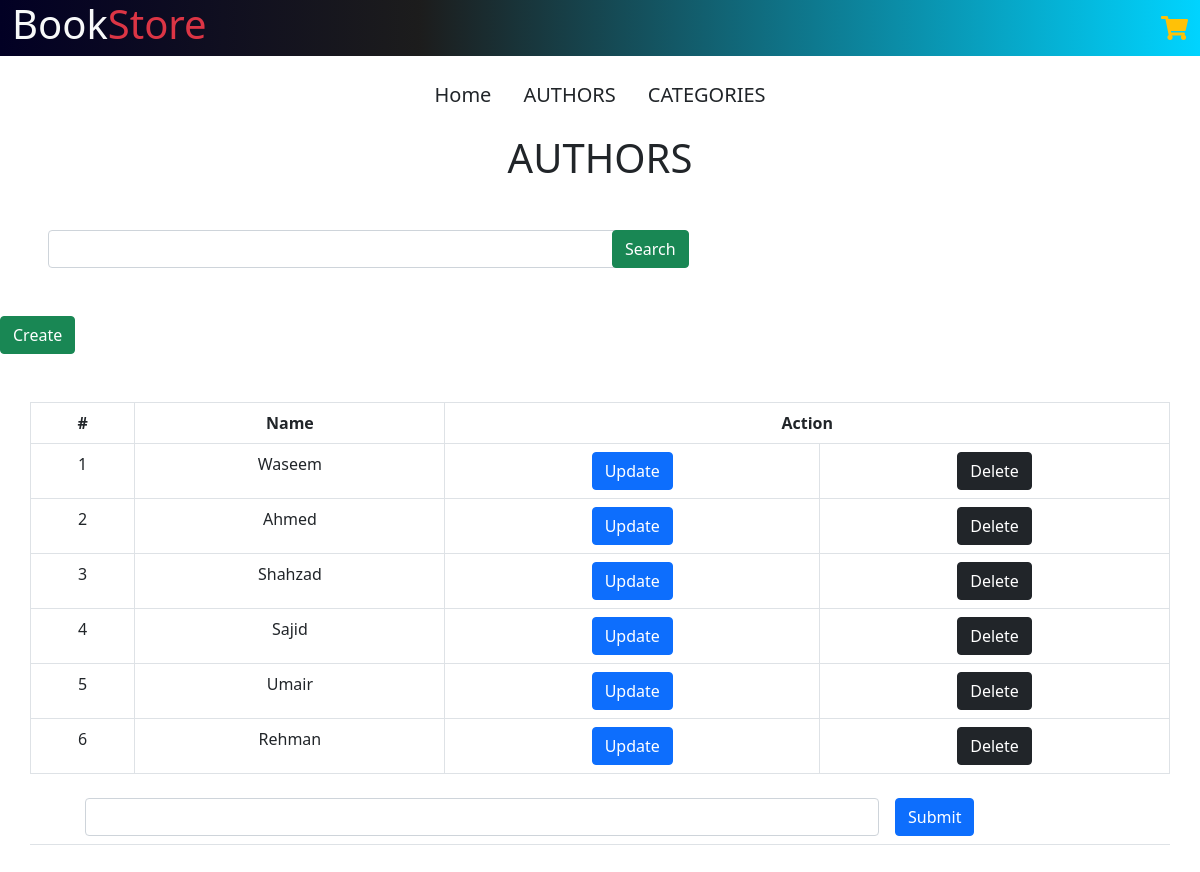
The app's page /admin/author.php with its own data.
### tables this page shows
CREATE TABLE IF NOT EXISTS `author` (
  `id` int NOT NULL AUTO_INCREMENT,
  `name` varchar(50) NOT NULL,
  PRIMARY KEY (`id`)
);

### assets/data/connection.php (called while the page is built, shortened)
<?php
class Database
{
    private $conn = null;
    function __construct()
    {
        $servername = "localhost";
        $username = "root";
        $password = "";
        $db = 'book_store';
        $this->conn = new mysqli($servername, $username, $password, $db);
    }
    public function query($sql)
    {
        $result = $this->conn->query($sql);
        $rows = [];
        if(isset($result->num_rows) && $result->num_rows > 0) {
            while ($row = $result->fetch_assoc()) {
                $rows[] = $row;
            }
        }
        return $rows;
    }
}

### admin/author.php (the view, shortened to what this page needs)
<!DOCTYPE html>
<html lang="en">
<head>
    <link rel="stylesheet" href="../../assets/css/header&footer.css">
    <link href="https://unpkg.com/tailwindcss@^2/dist/tailwind.min.css" rel="stylesheet">
    <link rel="stylesheet" href="https://pro.fontawesome.com/releases/v5.10.0/css/all.css" />
    <link href="https://cdn.jsdelivr.net/npm/bootstrap@5.0.2/dist/css/bootstrap.min.css" rel="stylesheet">
</head>
<body>
    <?php include "../assets/data/connection.php";
    $database  = new Database();
    $query = "SELECT * FROM author";
    $authors = $database->query($query);
    ?>
    <header>
        <div class="container-fluid cont">
            <div class="row">
                <div class="col-lg-8 col-8">
                    <h1 class="text-light">Book<span class="fw-light text-danger">Store</span></h1>
                </div>
                <div class="col-lg-4 col-4">
                    <a href="../../cart.php"><i class="fas fa-shopping-cart float-end mt-3 fs-4 text-warning"> </i></a>
                </div>
            </div>
        </div>
    </header>
      <div class="container my-3">
    <ul class="nav justify-content-center">
  <li class="nav-item">
    <a class="nav-link active text-dark fs-5" aria-current="page" href="index.php">Home</a>
  </li>
  <li class="nav-item">
    <a class="nav-link text-dark fs-5" href="author.php">AUTHORS</a>
  </li>
  <li class="nav-item">
    <a class="nav-link text-dark fs-5" href="category.php">CATEGORIES</a>
  </li>
</ul>
</div>
<h1 class="text-center">AUTHORS</h1>
<form action="" method="GET">
    <div class="row mt-5">
        <div class="col-6">
            <input type="text" name="search" class="form-control ms-5" value="<?php echo !empty($_GET['search']) ? $_GET['search'] : '' ?>">
        </div>
        <div class="col-4">
            <button class="btn btn-success">Search</button>
        </div>
    </div>
</form>
<a href="" class="btn btn-success mt-5" onclick="create()">Create</a>
    <div class="container my-5">
        <div class="row">
            <table class="table table-bordered text-center table-hover">
                <tr>
                    <th>#</th>
                    <th>Name</th>
                    <th colspan="2">Action</th>
                </tr>
                    <?php foreach($authors as $aut){
                        ?>
                <tr>
                    <td><?php echo $aut['id']?></td>
                    <td><?php echo $aut['name']?></td>
                    <td><form action="" method="GET">
                    <button class="btn btn-primary">Update</button>
                    </form>
                    </td>
                    <form action="del-aut.php" method="POST">
                <td><button class="btn btn-dark">Delete</button></td></form>
                </tr>
                <?php }?>
                </table>
                <table class="table" id="create">
                    <tr>
                        <form action="aut-crepos.php"  method="POST">
                            <td ></td>
                        <td> <input type="text" name="name" class="form-control"> </td>
                    <td><input type="submit" class="btn btn-primary"></td>
                    </form>
                    </tr>
            </table>
        </div>
    </div>
</body>
</html>

### assets/css/header&footer.css (style rules this page uses)
* { margin: 0%; padding: 0%; box-sizing: border-box; }
header { background: rgb(2, 0, 36); background: linear-gradient(90deg, rgba(2, 0, 36, 1) 0%, rgba(20, 20, 20, 0.9640231092436975) 35%, rgba(0, 212, 255, 1) 100%); color: white; }

### admin/author.php (style rules this page uses)
header { background: rgb(2, 0, 36); background: linear-gradient(90deg, rgba(2, 0, 36, 1) 0%, rgba(20, 20, 20, 0.9640231092436975) 35%, rgba(0, 212, 255, 1) 100%); color: white; }

### records on screen
author: id "1", name "Waseem"
author: id "2", name "Ahmed"
author: id "3", name "Shahzad"
author: id "4", name "Sajid"
author: id "5", name "Umair"
author: id "6", name "Rehman"
